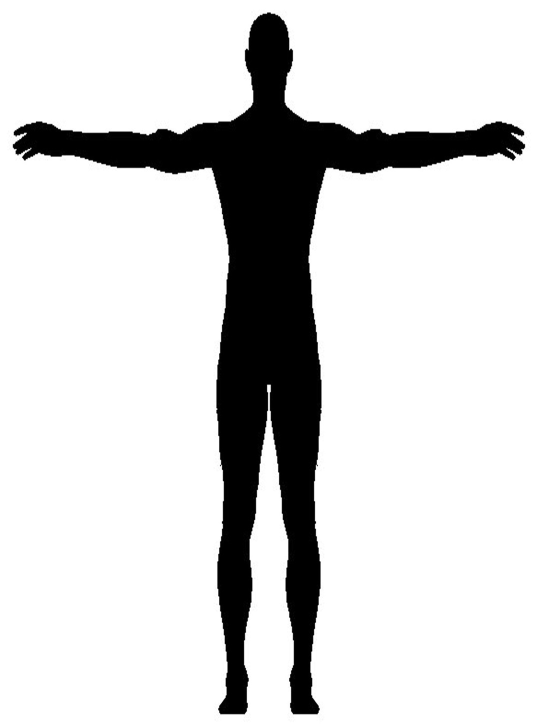
#> input picture arihant/reference_front_stretched.jpg, 1074 x 1456 px (shown at 1/2 size)
$ python test_parts_divide.py
#> lines starting #> are read from the running program, lines starting #| are printed output that depends on the picture; after the words box and inside, x2 and y2 are one past the last pixel; in counts of white or black regions, pixels touching at a corner belong together
### arihant/parts_divide.py
import cv2
import numpy as np
from outer import encContour
from matplotlib import pyplot as plt
import copy

def retval (t,f,co) :

		x=[]

		for i in range(0,len(f)-1):
			a=f[:,0,1-co][i]-t
			b=f[:,0,1-co][i+1]-t
			if a*b == 0 :
				if a==0:
					x.append(f[:,0,co][i])
				else:
					x.append(f[:,0,co][i+1])
			else:
				if a*b<0:
					x.append((f[:,0,co][i]+f[:,0,co][i+1])/2)
		sorted(x)

		y=[]
		for i in range(0,len(x)-1):
			if x[i] == x[i+1] :
				continue
			y.append(x[i])
		if len(x) is not 0 :
			y.append(x[-1])
		return y

def parts_divide(inpf, inps):
	'''
	inputs:
		inpf: input front image file
		inps: input side image file
	output:
		files for of:
			1. head
			2. body without head
			3. side view of head
			4. body without head side view
			5. hands(front view)
			6. body without hands(front view)
	'''
#> called with inpf = 'reference_front_stretched.jpg', inps = 'reference_side.jpg'
	imgf=cv2.imread(inpf)
#> imgf is the input picture: shape (1456, 1074, 3); min 0, max 255, mean 212.8
	imgs=cv2.imread(inps)
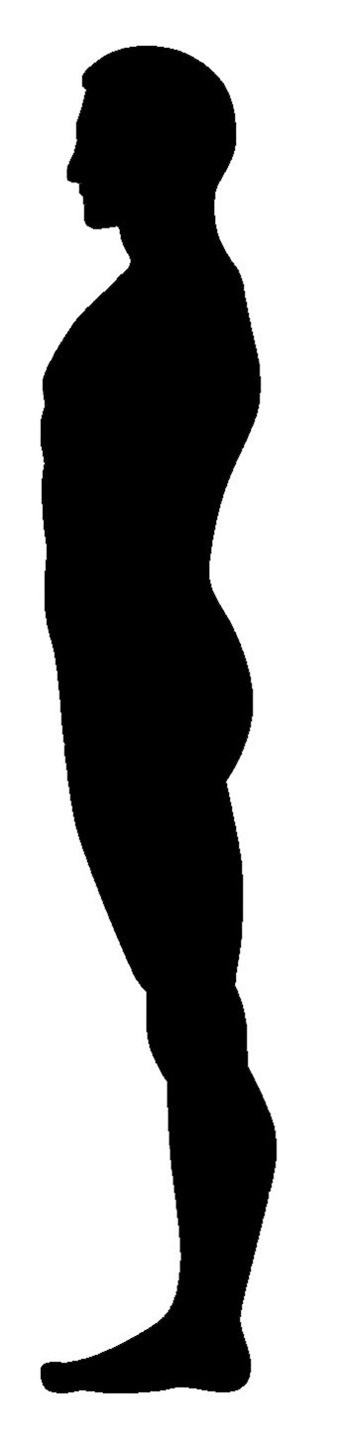
#> input picture arihant/reference_side.jpg, 338 x 1456 px
#> imgs is the input picture: shape (1456, 338, 3); mean B, G, R 154.6, 154.6, 154.6
	cont_f=encContour(imgf)
#> in encContour, `can=cv2.Canny(gray,120,200)`:
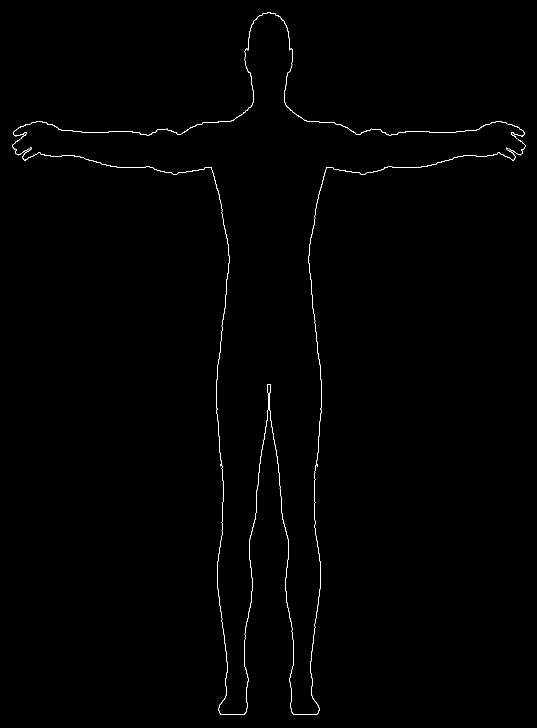
#> can: shape (1456, 1074) (shown at 1/2 size); 0.45% white in thin lines or dots
#> in encContour, `closing=cv2.morphologyEx(can,cv2.MORPH_CLOSE,np.ones((3,3),np.uint8),i..`: closing: shape (1456, 1074); 0.46% white in thin lines or dots
#> in encContour, `contours,hei=cv2.findContours(closing.copy(),cv2.RETR_EXTERNAL,cv2.CHA..`: contours = 1 contour; box (x1, y1, x2, y2) and area: (25, 25, 1051, 1429) 259668; hei = [[-1, -1, -1, -1]]
#> cont_f = contour of 5921 points, box (x1, y1, x2, y2) (25, 25, 1051, 1429), area 259668
	cont_s=encContour(imgs)
#> in encContour (call 2), `can=cv2.Canny(gray,120,200)`:
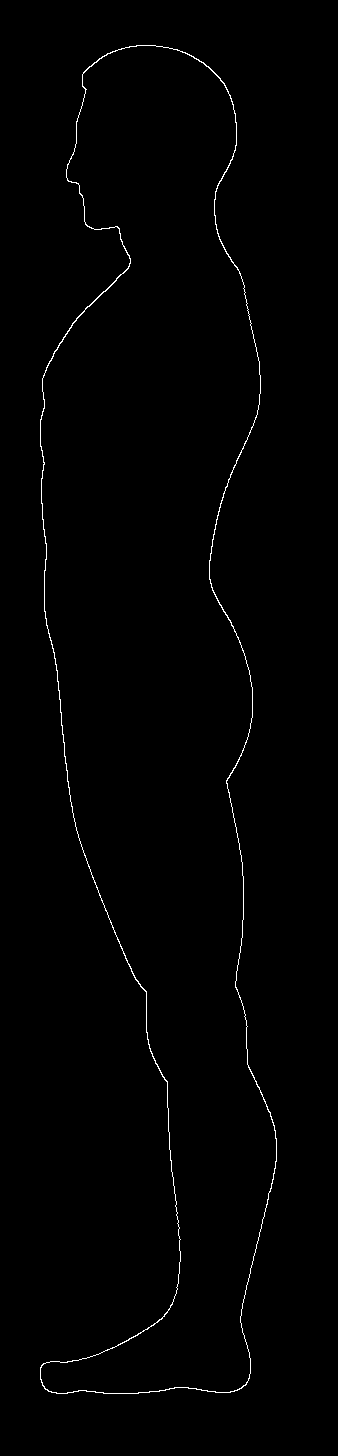
#> can: shape (1456, 338); 0.73% white in thin lines or dots, all inside (x1, y1, x2, y2) = (40, 45, 277, 1394)
#> in encContour (call 2), `contours,hei=cv2.findContours(closing.copy(),cv2.RETR_EXTERNAL,cv2.CHA..`: contours = 1 contour; box (x1, y1, x2, y2) and area: (40, 45, 277, 1394) 194066
#> cont_s = contour of 3073 points, box (x1, y1, x2, y2) (40, 45, 277, 1394), area 194066


#getting extreme points

	l=tuple(cont_f[cont_f[:,:,0].argmin()][0])
#> l = (25, 289)
	r=tuple(cont_f[cont_f[:,:,0].argmax()][0])
#> r = (1050, 293)
	t=tuple(cont_f[cont_f[:,:,1].argmin()][0])
#> t = (534, 25)
	b=tuple(cont_f[cont_f[:,:,1].argmax()][0])
#> b = (440, 1428)
	ls=tuple(cont_s[cont_s[:,:,0].argmin()][0])
#> ls = (40, 419)
	rs=tuple(cont_s[cont_s[:,:,0].argmax()][0])
#> rs = (276, 1161)
	ts=tuple(cont_s[cont_s[:,:,1].argmin()][0])
#> ts = (136, 45)
	bs=tuple(cont_s[cont_s[:,:,1].argmax()][0])
#> bs = (56, 1393)
	length=r[0]-l[0]
#> length = 1025
	ran=np.linspace(0,b[1],200)
#> ran = 200 values from 0 to 1428
	for i in range(0,200):
		if i==0:
			continue
		ran[i]=b[1]-ran[i]
#> after the loop, ran = 200 values, max 1420.8 at index 1, min 0 at index 0, mean 706.9

	c=0
	z=0
	X=[]
	for i in ran:
		x11=retval(i,cont_f,0)     #0 for y-coordinate
		if z==1:
			break
		if len(x11)==2 and c==0:
			wl=x11[1]-x11[0]
			c=1
		if len(x11)==2 and c==1:
			nl=x11[1]-x11[0]
			if nl<0.65*wl:
				X.append([x11[0],b[1]-i])
				X.append([x11[1],b[1]-i])
				z=1
				break
#> this loop made 167 passes
#> (wl, c, nl) on pass 86: (209, 1, 209)
#> nl on passes 87 to 92: 210, 210, 210, 210, 210, 210
#> after the loop, X = [[470.5, 1191.2], [604.5, 1191.2]]; c = 1; wl = 209
	imgf1=imgf
	imgs1=imgs
	h,w,d=imgf.shape
#> h = 1456; w = 1074; d = 3
	h2,w2,d2=imgs.shape
#> h2 = 1456; w2 = 338; d2 = 3
	img1=np.zeros((h,w,d), dtype=np.uint8)
	img1[:,:]=[255,255,255]
	img2=np.zeros((h,w,d), dtype=np.uint8)
	img2[:,:]=[255,255,255]
	img2[0:int(i),:]=imgf1[0:int(i),:]			#projecting the head in blank image
	imgf1[0:int(i),:]=img1[0:int(i),:]			#removing the head from copy of image
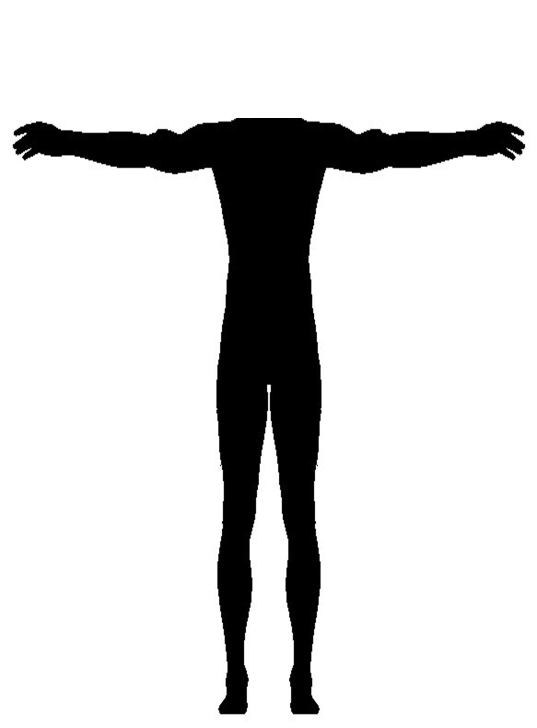
#> imgf1: shape (1456, 1074, 3) (shown at 1/2 size); 1.3% of pixels changed, all inside (x1, y1, x2, y2) = (35, 16, 1040, 236)
	head = img2.copy()
	#cv2.imwrite('head.jpg', img2)
	body_without_head = imgf1.copy()
	#cv2.imwrite('body_without_head.jpg', imgf1)
	dist=int(i-t[1])
#> dist = 211
	img5=np.zeros((h2,w2,d2), dtype=np.uint8)
	img5[:,:]=[255,255,255]
	img6=np.zeros((h2,w2,d2), dtype=np.uint8)
	img6[:,:]=[255,255,255]
	img6[0:ts[1]+dist,:]=imgs1[0:ts[1]+dist,:]			#projecting the head in blank image
	imgs1[0:ts[1]+dist,:]=img5[0:ts[1]+dist,:]
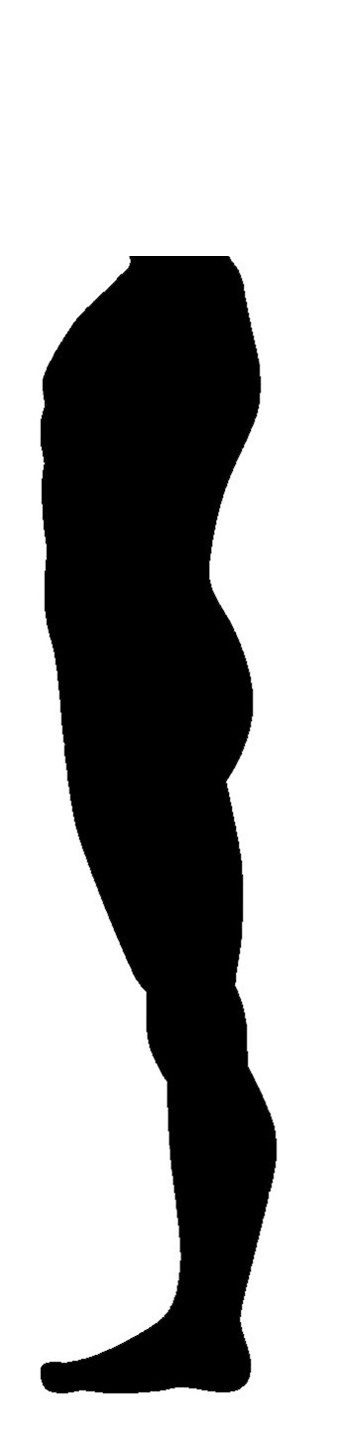
#> imgs1: shape (1456, 338, 3); 6.3% of pixels changed, all inside (x1, y1, x2, y2) = (56, 38, 240, 256)
	head_side_view = img6.copy()
	#cv2.imwrite('head_side_view.jpg', img6)
	side_view_without_head = imgs1.copy()
	#cv2.imwrite('side_view_without_head.jpg', imgs1)

	#cv2.imshow(img2, 'head')
	Y=[]
	height,width,dim=imgf.shape
#> height = 1456; width = 1074; dim = 3
#for hands
	a=0
	b=0
	ran2=np.linspace(l[0]+(r[0]-l[0])/3,l[0]+(r[0]-l[0])/2,200)
#> ran2 = 200 values from 366.7 to 537.5
	for i in range(1,200):
		yp=retval(ran2[i-1],cont_f,1)
		y=retval(ran2[i],cont_f,1)
		if len(y)!=2:
			continue
		if len(yp)==2 and a==0:
			p_slope=y[0]-yp[0]
			a=1									#comparing slopes
			continue
		elif len(yp)==2 and len(y)==2 and a==1:
			#print len(yp)
			slope=y[1]-yp[1]
			if p_slope!=0:
				b=1
				ratio=float(slope)/p_slope
				#print 'ratio', ratio,'coordinates',ran2[i]
			p_slope=slope

		else:
			continue
		if b==1 and ratio>1.5:
			j=ran2[i]
			# [4 lines of commented-out code are left out]
			break
#> this loop made 7 passes
#> (yp, y, slope, ratio, p_slope) on passes 2, 7: ([264.5, 345], [263, 345], 0, 0, 0), ([261.5, 344.5], [260, 343.5], -1, 2, -1)
#> (yp, y, slope, p_slope) on passes 4, 6: ([263, 345], [262.5, 345], 0, 0), ([262.5, 345], [261.5, 344.5], -0.5, -0.5)
#> after the loop, a = 1
	#print Y
	#print j
	imgf2=cv2.imread(inpf)
	img3=np.zeros((height,width,dim), dtype=np.uint8)
	img3[:,:]=[255,255,255]
	img4=np.zeros((height,width,dim), dtype=np.uint8)
	img4[:,:]=[255,255,255]
	img4[:,0:int(j)]=imgf2[:,0:int(j)]
	img4[:,int(width-j):int(width)]=imgf2[:,int(width-j):int(width)]			#projecting hands in blank image
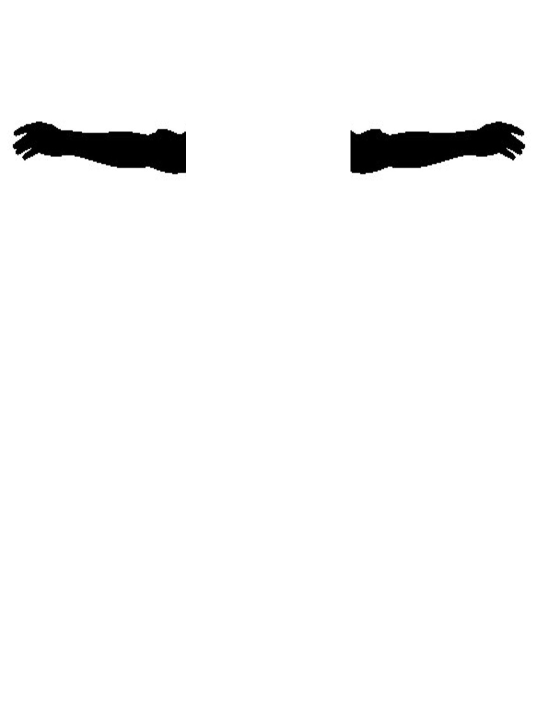
#> img4: shape (1456, 1074, 3) (shown at 1/2 size); min 0, max 255, mean 247.7
	imgf2[:,0:int(j)]=img3[:,0:int(j)]											#removing hands from copy of original image
	imgf2[:,int(width-j):int(width)]=img3[:,int(width-j):int(width)]			#also taking the mirror image of one hand
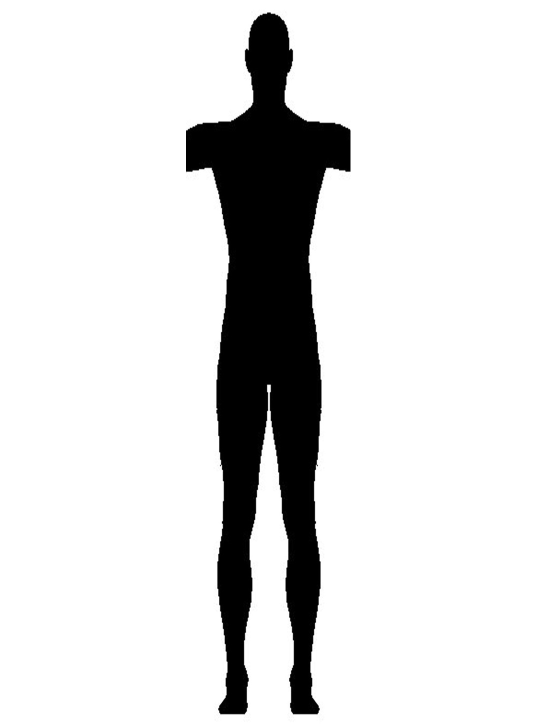
#> imgf2: shape (1456, 1074, 3) (shown at 1/2 size); min 0, max 255, mean 220.1
	hands = img4.copy()
	body_without_hands = imgf2.copy()

	# [8 lines of commented-out code are left out]
	return head, body_without_head, head_side_view, side_view_without_head, hands, body_without_hands

### arihant/outer.py
import cv2
import numpy as np
from matplotlib import pyplot as plt
def encContour(i):
	if type(i) == np.ndarray:
		image=i
	else:
		image=cv2.imread(i)
	gray = cv2.cvtColor(image, cv2.COLOR_BGR2GRAY)
	#thresh = cv2.adaptiveThreshold(gray,255,cv2.ADAPTIVE_THRESH_GAUSSIAN_C,cv2.THRESH_BINARY_INV,11,8)
	#plt.imshow(thresh,cmap='gray')
	#plt.show()

	can=cv2.Canny(gray,120,200)
	#plt.imshow(can,cmap='gray')
	#plt.show()

	closing=cv2.morphologyEx(can,cv2.MORPH_CLOSE,np.ones((3,3),np.uint8),iterations=1)
	#plt.imshow(closing)
	#plt.show()
	contours,hei=cv2.findContours(closing.copy(),cv2.RETR_EXTERNAL,cv2.CHAIN_APPROX_NONE)
	#x=np.zeros(closing.shape,dtype=np.uint8)


	if len(contours) == 1 :
		#cv2.drawContours(x,contours,0,(255),2)
		#plt.imshow(x,'gray')
		#plt.show()
		return contours[0]
	else:
		k=0
		t=contours[0]
		for i in contours :
			if cv2.arcLength(t,False) < cv2.arcLength(i,False):
				t=i

	# [4 lines of commented-out code are left out]
	return t
# [7 lines left out: function give_extindices, not called in this run]

### arihant/test_parts_divide.py
import cv2
import numpy as np
from matplotlib import pyplot as plt
from parts_divide import parts_divide

head, body_without_head, head_side_view, side_view_without_head, hands, body_without_hands = \
    parts_divide('reference_front_stretched.jpg', 'reference_side.jpg')

plt.subplot(231),plt.imshow(head,'gray'),plt.title('head')
plt.subplot(232),plt.imshow(body_without_head,'gray'),plt.title('body_without_head')
plt.subplot(233),plt.imshow(head_side_view,'gray'),plt.title('head_side_view')
plt.subplot(234),plt.imshow(side_view_without_head,'gray'),plt.title('side_view_without_head')
plt.subplot(235),plt.imshow(hands,'gray'),plt.title('hands')
plt.subplot(236),plt.imshow(body_without_hands,'gray'),plt.title('body_without_hands')

plt.show()
#> figure, not shown here; B, G, R data is drawn as R, G, B
